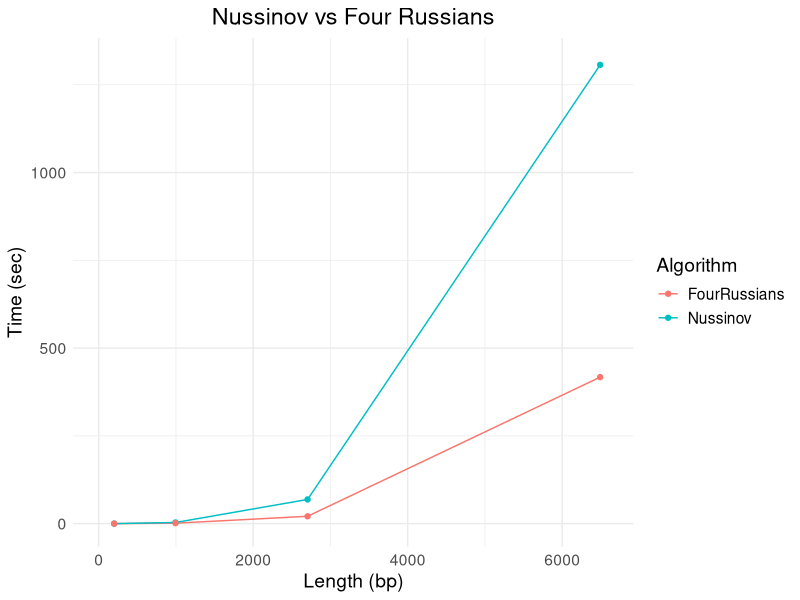

Here is the R script that generated this plot: (Note: this script raises an error after producing the figure.)
## ---- chunk 1
library(tidyr)
library(ggplot2)
## ---- chunk 2
# compare Nussinov and four Russian
len <- c(200,994,2704,6492)
timeNussinov <- c(18.449e-3,3.237,68.890,1.30676e+03)
timeFourRussians <- c(19.123e-3,1.327,20.864,417.328)
lengthTimeVS <- data.frame(len, "Nussinov" = timeNussinov, "FourRussians" = timeFourRussians)
lengthTimeVS <- gather(lengthTimeVS, algorithm, time ,-len)
lengthTimeVS$algorithm <- factor(lengthTimeVS$algorithm)

ggplot(lengthTimeVS,aes(x=len, y = time, colour = algorithm)) +
  geom_line() +
  geom_point() +
  xlim(0,max(lengthTimeVS$len)+100) + 
  ylim(0,max(lengthTimeVS$time)+10) +
  theme_minimal() +
  ggtitle("Nussinov vs Four Russians") +
  theme(text = element_text(size=14),plot.title = element_text(hjust = 0.5)) + 
  labs(colour = "Algorithm", x = "Length (bp)", y = "Time (sec)")
## ---- chunk 3
# effect of q on four russians
len <- c(2094,2704,3800,4900,6492)
time3 <- c(24.251,54.266,147.078,312.529,776.741)
time4 <- c(18.277,41.083,108.792,228.878,613.784)
time5 <- c(15.890,31.285,86.175,180.797,463.865)
time6 <- c(14.061,26.593,72.490,154.039,373.604)
time7 <- c(12.258,24.092,62.765,140.607,333.085)
time8 <- c(10.997,21.690,56.710,126.655,294.885)
time9 <- c(10.510,20.972,52.985,117.582,286.541)
lengthTimeQ <- data.frame(len, "X3" = time3, "X4" = time4, "X5" = time5,
                          "X6" = time6, "X7" = time7, "X8" = time8, "X9" = time9)
lengthTimeQ <- gather(lengthTimeQ, q, time ,-len)
qLen <- recode(lengthTimeQ$q , "X3" = 3, "X4" = 4, "X5" = 5,
               "X6" = 6, "X7" = 7, "X8" = 8, "X9" = 9)
lengthTimeQ$q <- factor(qLen )

ggplot(lengthTimeQ,aes(x=len, y = time, colour = q)) +
  geom_line() +
  geom_point() +
  xlim(2000,max(lengthTimeQ$len)+100) + 
  ylim(0,max(lengthTimeQ$time)+10) +
  theme_minimal() +
  ggtitle("Effect of q on Nussinov Four Russians") +
  theme(text = element_text(size=14),plot.title = element_text(hjust = 0.5)) + 
  labs(colour = "Size of q", x = "Length (bp)", y = "Time (sec)")
## ---- chunk 4
# effect of base on four russians
len <- c(200,2704,6492)
time2 <- c(29.351e-3,17.341,220.021)
time3 <- c(17.021e-3,23.616,300.072)
time4 <- c(31.903e-3,32.421,495.326)
time5 <- c(26.49e-3,40.906,474.392)
time6 <- c(40.724e-3,51.405,604.727)
lengthTimeCV <- data.frame(len, "X2" = time2, "X3" = time3, "X5" = time4, "X7" = time5, "X10" = time6)
lengthTimeCV <- gather(lengthTimeCV, base, time ,-len)
baseLen <- recode(lengthTimeCV$base ,  "X2" = 2, "X3" = 3, "X5" = 5, "X7" = 7, "X10" = 10)
lengthTimeCV$base <- factor(baseLen )

ggplot(lengthTimeCV,aes(x=len, y = time, colour = base)) +
  geom_line() +
  geom_point() +
  xlim(0,max(lengthTimeCV$len)+100) + 
  ylim(0,max(lengthTimeCV$time)+10) + 
  theme_minimal() +
  ggtitle("Effect of the base of the log on Nussinov Four Russians") +
  theme(text = element_text(size=14),plot.title = element_text(hjust = 0.5)) + 
  labs(colour = "Base", x = "Length (bp)", y = "Time (sec)")
